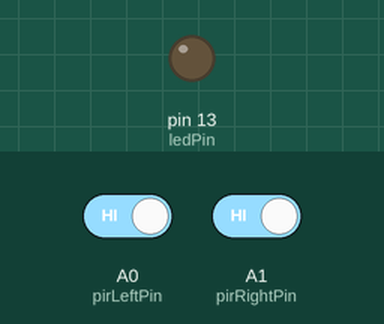
Bench run of a sketch on a simulated Arduino Uno, built with avr-gcc and run on an emulated ATmega328P. Shown: output pins drawn as LEDs (lit = HIGH). The test bench sets the inputs (shaded band); at power-on: A0 (pirLeftPin) HIGH, A1 (pirRightPin) HIGH.

Above: at 3.2 s.
3.3 s: A0 (pirLeftPin) driven LOW
At 4.5 s:
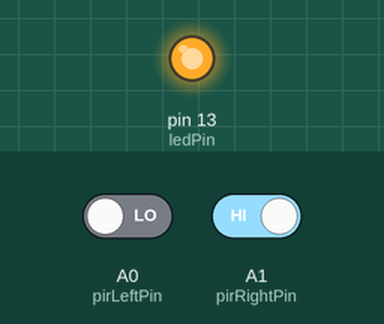
4.8 s: A0 (pirLeftPin) driven HIGH
At 5.8 s:
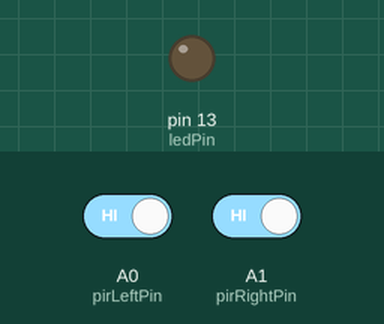
6.3 s: A1 (pirRightPin) driven LOW
At 7.0 s:
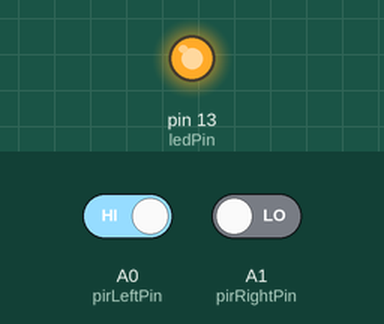
Timing chart, 0 to 9.3 s (numbered marks = the images above; inputs shaded):
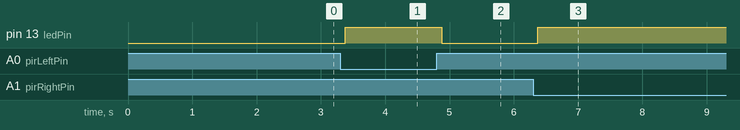

Measured:
- after the input at 3.3 s, pin 13 (ledPin): LOW → HIGH after 0.08 s
- after the input at 4.8 s, pin 13 (ledPin): HIGH → LOW after 0.08 s
- after the input at 6.3 s, pin 13 (ledPin): LOW → HIGH after 0.08 s

The sketch:

pir_test.ino
```cpp
/***********************************************************************
 * Exp5_Bumpers -- RedBot Experiment 5
 *
 * Now let's experiment with the whisker bumpers. These super-simple switches
 * let you detect a collision before it really happens- the whisker will
 * bump something before your robot crashes into it.
 *
 * This sketch was written by SparkFun Electronics, with lots of help from
 * the Arduino community.
 * This code is completely free for any use.
 * Visit https://learn.sparkfun.com/tutorials/redbot-inventors-kit-guide
 * for SIK information.
 *
 * 8 Oct 2013 M. Hord
 * Revised 30 Oct 2014 B. Huang
 ***********************************************************************/

#include <RedBot.h>

const int ledPin = 13;
const int pirLeftPin = A0;
const int pirRightPin = A1;

void setup()
{
  pinMode(pirLeftPin, INPUT_PULLUP);
  pinMode(pirRightPin, INPUT_PULLUP);
  pinMode(ledPin, OUTPUT);
  delay(2000);
}

void loop()
{
    if(digitalRead(pirRightPin) == LOW) {
      digitalWrite(ledPin, HIGH);
    } else if (digitalRead(pirLeftPin) == LOW) {
      digitalWrite(ledPin, HIGH);
    } else {
      digitalWrite(ledPin, LOW);
    }
    delay(125);   // Wait for 125ms.
}
```
